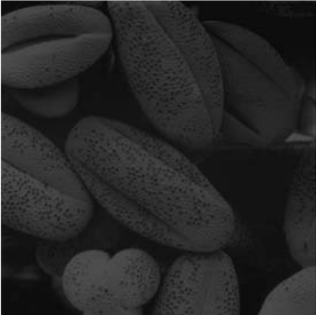
#> input picture images/beans_g.png, 316 x 315 px
$ python contrast_strentching_vs_histogram_equalization.py
#> lines starting #> are read from the running program, lines starting #| are printed output that depends on the picture
import numpy as np
from skimage import data, img_as_float, img_as_ubyte, exposure, io, color
from skimage.io import imread
from skimage.exposure import cumulative_distribution
from skimage.restoration import denoise_bilateral, denoise_nl_means, estimate_sigma
from skimage.measure import compare_psnr
from skimage.util import random_noise
from skimage.color import rgb2gray
from PIL import Image, ImageEnhance, ImageFilter
from scipy import ndimage, misc
import matplotlib.pylab as pylab
import matplotlib

#script página 153

matplotlib.rcParams['font.size'] = 8


def plot_image_and_hist(image, axes, bins=256):
    image = img_as_float(image)
    axes_image, axes_hist = axes
    axes_cdf = axes_hist.twinx()
    axes_image.imshow(image, cmap=pylab.cm.gray)
    axes_image.set_axis_off()
    axes_hist.hist(image.ravel(), bins=bins, histtype='step', color='black')
    axes_hist.set_xlim(0, 1)
    axes_hist.set_xlabel('Pixel intensity', size=15)
    axes_hist.ticklabel_format(axis='y', style='scientific', scilimits=(0, 0))
    axes_hist.set_yticks([])
    image_cdf, bins = exposure.cumulative_distribution(image, bins)
    axes_cdf.plot(bins, image_cdf, 'r')
    axes_cdf.set_yticks([])
    return axes_image, axes_hist, axes_cdf

im = io.imread('../images/beans_g.png')
#> im is the input picture: shape (315, 316, 3); min 6, max 237, mean 39
#im = rgb2gray(im)
p2, p98 = np.percentile(im, (2, 98)) #contrast strentching
#> p2 = 13; p98 = 73
im_rescale = exposure.rescale_intensity(im, in_range=(p2, p98))
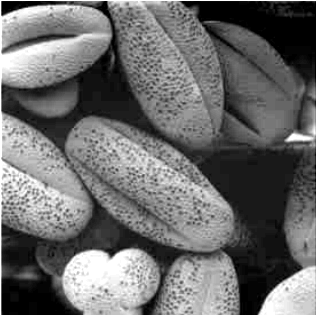
#> im_rescale: shape (315, 316, 3); min 0, max 255, mean 107.4
im_eq = exposure.equalize_hist(im) #histogram equalization
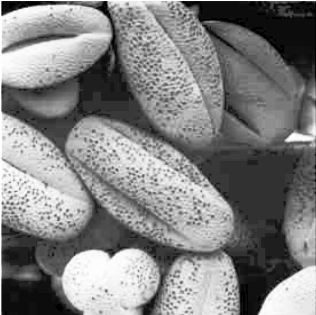
#> im_eq: shape (315, 316, 3) float64; min 4.02e-05, max 1, mean 0.51
im_adapteq = exposure.equalize_adapthist(im, clip_limit=0.03) #adaptative histogram equalization
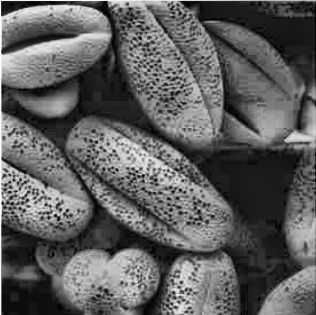
#> im_adapteq: shape (315, 316, 3) float64; min 0, max 1, mean 0.374

fig = pylab.figure(figsize=(15, 7))
axes = np.zeros((2, 4), dtype=np.object)
axes[0, 0] = fig.add_subplot(2, 4, 1)

for i in range(1, 4):
    axes[0, i] = fig.add_subplot(2, 4, 1+i, sharex=axes[0, 0], sharey=axes[0, 0])

for i in range(0, 4):
    axes[1, i] = fig.add_subplot(2, 4, 5+i)

axes_image, axes_hist, axes_cdf = plot_image_and_hist(im, axes[:, 0])
#> in plot_image_and_hist, `image_cdf, bins = exposure.cumulative_distribution(image, bins)`: image_cdf = 256 values from 4.02e-05 to 1; bins = 256 values from 0.0253 to 0.928
axes_image.set_title('Low contrast image', size=20)

y_min, y_max = axes_hist.get_ylim()
#> y_min = 0; y_max = 19482.8
axes_hist.set_ylabel('Number of pixels', size=20)
axes_hist.set_yticks(np.linspace(0, y_max, 5))

axes_image, axes_hist, axes_cdf = plot_image_and_hist(im_rescale, axes[:, 1])
axes_image.set_title('Contrast strentching', size=20)

axes_image, axes_hist, axes_cdf = plot_image_and_hist(im_eq, axes[:, 2])
axes_image.set_title('Histogram equalization', size=20)

axes_image, axes_hist, axes_cdf = plot_image_and_hist(im_adapteq, axes[:, 3])
axes_image.set_title('Adaptative equalization', size=20)

axes_cdf.set_ylabel('Fraction of total intensity', size=20)
axes_cdf.set_yticks(np.linspace(0, 1, 5))
fig.tight_layout()
pylab.show()


print('FIM')
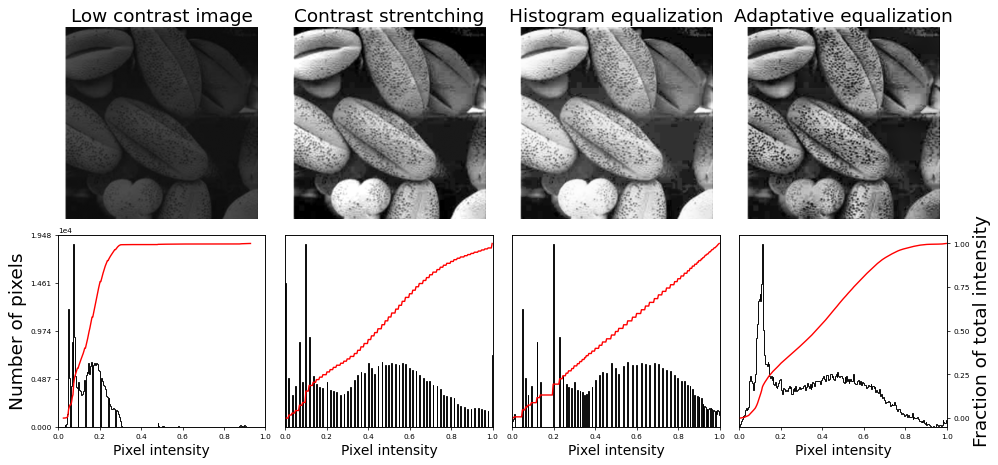
#> figure drawn by matplotlib, 12 panels; panel 12: curve peaks at x = 0.998, y = 1
